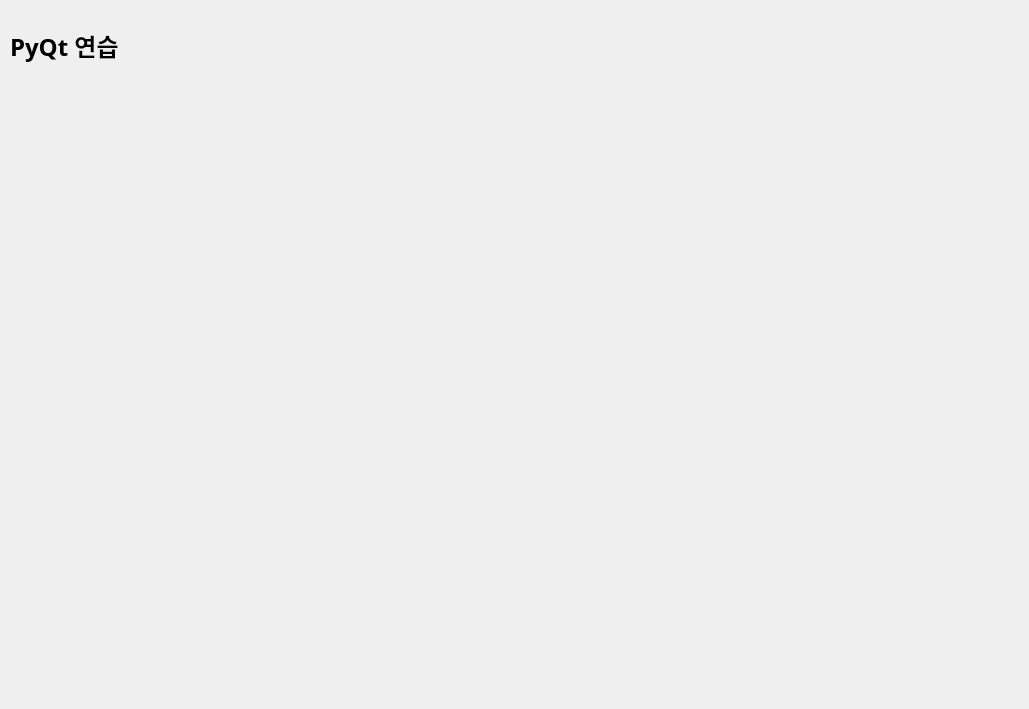
<?xml version="1.0" encoding="UTF-8"?>
<ui version="4.0">
 <class>Dialog</class>
 <widget class="QDialog" name="Dialog">
  <property name="geometry">
   <rect>
    <x>0</x>
    <y>0</y>
    <width>1029</width>
    <height>709</height>
   </rect>
  </property>
  <property name="windowTitle">
   <string>Dialog</string>
  </property>
  <widget class="QLabel" name="label">
   <property name="geometry">
    <rect>
     <x>10</x>
     <y>10</y>
     <width>151</width>
     <height>71</height>
    </rect>
   </property>
   <property name="font">
    <font>
     <family>맑은 고딕</family>
     <pointsize>18</pointsize>
     <weight>75</weight>
     <bold>true</bold>
    </font>
   </property>
   <property name="text">
    <string>PyQt 연습</string>
   </property>
  </widget>
 </widget>
 <resources/>
 <connections/>
</ui>
